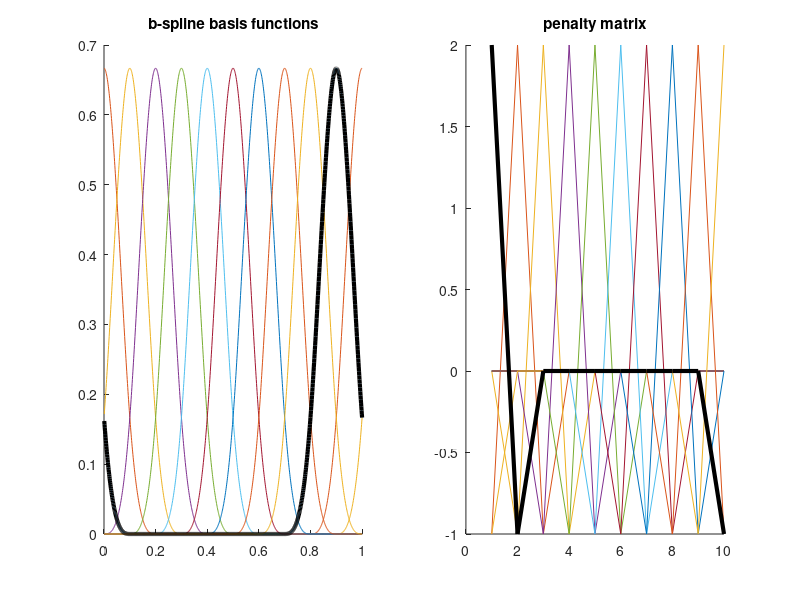

The MATLAB script that drew this image:
function [B,P,D]=VlcBss(X, Xl, Xr, ndX, SplDgr, PnlOrd, IsPrd);
%function [B,P,D]=VlcBss(X, Xl, Xr, ndX, SplDgr, PnlOrd, IsPrd)
%
% MATLAB code to accompany the article "Afar triple junction fed by single, asymmetric mantle upwelling"
% by Watts et al. (2024).
%
% See GoFullAnalysis.m for context
%
% CONSTRUCT A B-SPLINE BASIS OF SplDgrREE 'SplDgr', USING TRUNCATED POWER
% FUNCTIONS (TPFs). (SEE "SPLINES, KNOTS & PENALTIES", Eilers and MarX
% 2004, pages 3&4)

% X        n x 1 data
% Xl       1 x 1 left limit of X data
% Xr       1 x 1 right limit of X
% ndX      1 x 1 number of segments wanted
% SplDgr   1 x 1 degree of spline
% PnlOrd   1 x 1 difference penalty order
% IsPrd    1 x 1 optional periodic b-spline

%Optional test mode
if nargin==0 %test mode
	X=(0.001:0.001:1)'*10;
	Xl=0;
	Xr=1*10;
	ndX=10;
	SplDgr=3;
	PnlOrd=1;
	IsPrd=1;
end

%Standardise for stability
X=(X-Xl)/(Xr-Xl);
Xl=0;
Xr=1;

%Estimate truncated power functions
dX = (Xr - Xl) / ndX ;
knots = (Xl - SplDgr * dX :dX: Xr + SplDgr * dX)';
% Pw=NaN(length(X),length(knots));
% for i=1:length(X)
% 	for j=1:length(knots)
% 		Pw(i,j)=tpower(X(i),knots(j),SplDgr); %grid of values of the truncated power function for all possible (X,knots)
% 	end
% end
Pw=tpower(X,knots,SplDgr); %grid of values of the truncated power function for all possible (X,knots)

%Convert truncated power functions into b-spline basis set
n = length(knots);
if ndX>SplDgr
    tD = diff(eye(n),SplDgr + 1) ./ (gamma(SplDgr + 1) * dX ^ SplDgr);
    B = (-1) ^ (SplDgr + 1) * Pw * tD';
    m = length(B(1,:));
else
    error('not enough knots for spline degree')    
end
B(abs(B)<1e-5)=0;
B=sparse(B);

%Make periodic b-spline if required
if IsPrd==1 %periodic version
	B(:,1:SplDgr) = B(:,1:SplDgr)+B(:,m-(SplDgr-1):m);
	B=B(:,1:m-SplDgr);
end

%Compute Penalty Matrix
if IsPrd==0 %non-periodic
    if PnlOrd==0
        D = speye(m);
    else
        if m>PnlOrd
            D = diff(speye(m), PnlOrd);
        else
            error('not enough knots for penalty degree')
        end
    end
    P = D' * D;
else %periodic
    %20130115: this was previously using PnlOrd+1 instead of SplDgr, which works when
    %SplDgr=3 and PnlOrd=2 (our default) but was not correct in general
    if (m-SplDgr)>PnlOrd
        d1=diff(eye(m-SplDgr),PnlOrd);
        d2=d1(1,:);
        d3=NaN(m-SplDgr,m-SplDgr);
        for i=1:m-SplDgr
            d3(i,:)=circshift(d2,[0,i-1]);
        end
        D=sparse(d3);
        P = D' * D;
    else
        error('not enough knots for penalty degree')
    end
end

%Plot if test
if nargin==0 %test mode
	%pMakFgr;
    clf
	subplot(1,2,1);hold on; plot(X,B); plot(X,B(:,1),'k','LineWidth',3); title 'b-spline basis functions';
	subplot(1,2,2);hold on; plot(P); plot(P(:,1),'k','LineWidth',3); title 'penalty matrix';
	fprintf(1,'pBBase: B is %g x %g\n',size(B));
	fprintf(1,'pBBase: P is %g x %g\n',size(P));
end

%Normal completion
return;

%*************************************************************
function P = tpower(x, knots, SplDgr)

% TRUNCATED POWER FUNCTION - USING TO CONSTRUCT B-SPLINE BASIS MATRIX
%See "Splines, Knots & Penalties" (Eilers & Marx 2004), and "The Craft of Smoothing"
%presentation - slide 23-24

[X,T] = meshgrid(x,knots);
P=((X - T) .^ SplDgr .* (X > T))';

%Normal completion
return;
%*************************************************************